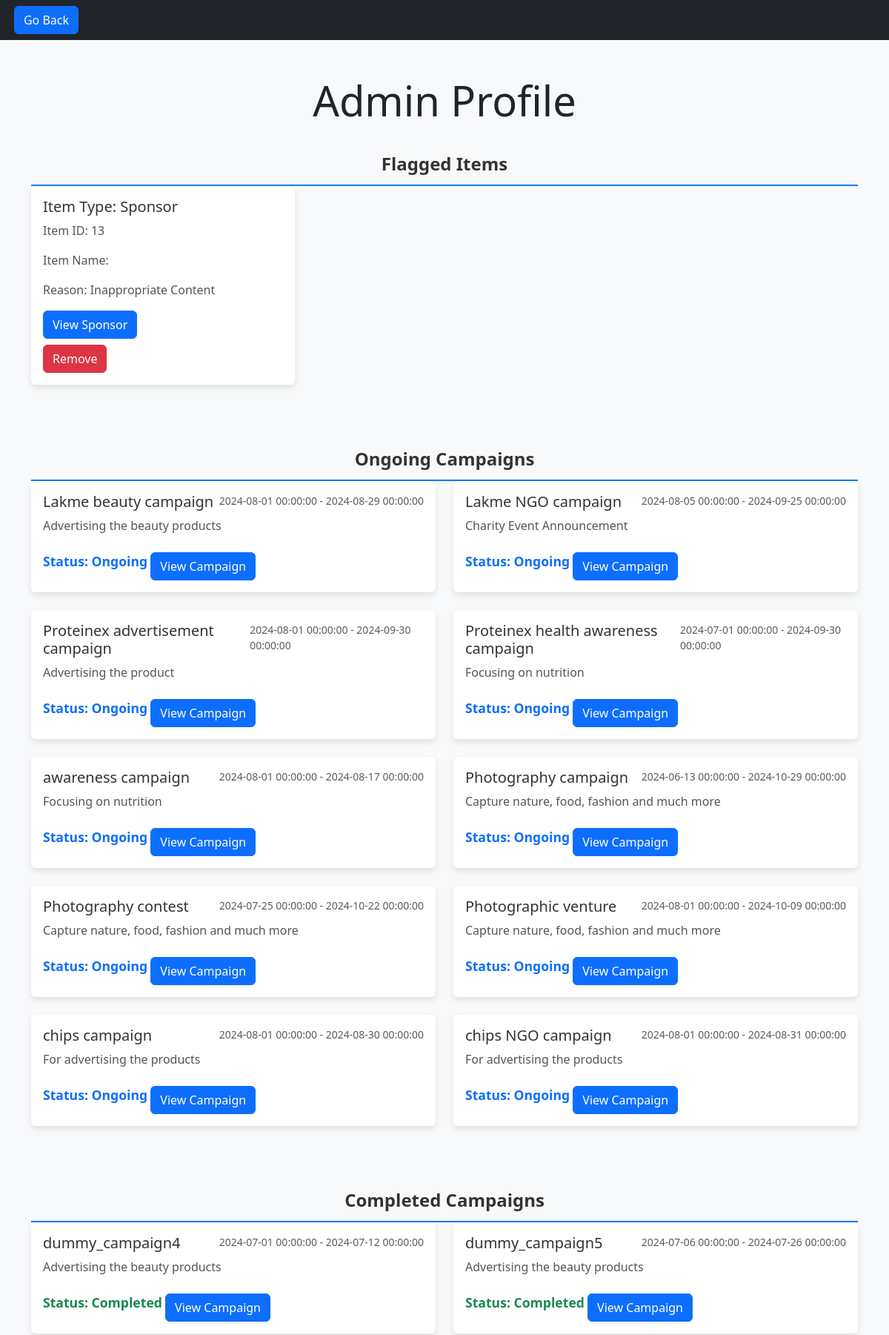
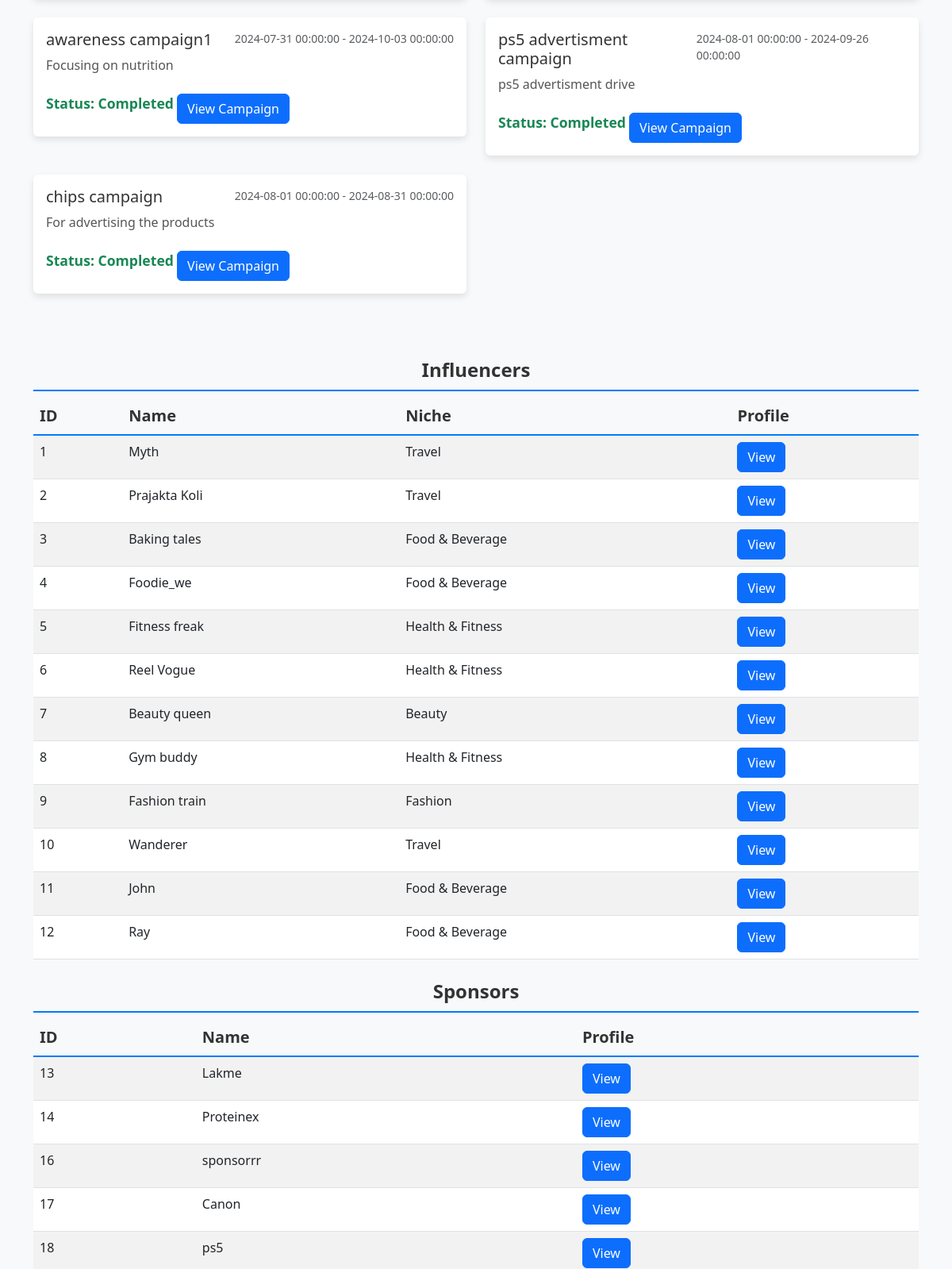
Screenshot of /admin_profile (signed in, upper part) with the database file from the repository (2 pictures, top to bottom).
### models.py (models this page shows, shortened)
class Flag(db.Model):
    __tablename__ = 'flag'
    id = db.Column(db.Integer, primary_key=True)
    item_type = db.Column(db.String(50), nullable=False)  # e.g., 'Influencer', 'Sponsor', 'Campaign'
    item_id = db.Column(db.Integer, nullable=False)
    reason = db.Column(db.String(255))
    timestamp = db.Column(db.DateTime, default=datetime.utcnow)

class Campaign(db.Model):
    __tablename__ = "campaign"
    id = db.Column(db.Integer, primary_key=True)
    name = db.Column(db.String(64), nullable=False)
    date_created = db.Column(db.DateTime, nullable=False, default=datetime.utcnow)
    description = db.Column(db.String(84), nullable=False)
    start_date = db.Column(db.DateTime, nullable=False)
    end_date = db.Column(db.DateTime, nullable=False)
    budget = db.Column(db.Integer, nullable=False)
    visibility = db.Column(db.String(84), nullable=False)
    goals = db.Column(db.String(84), nullable=False)
    niche = db.Column(db.String(64), nullable=False)
    user_id = db.Column(db.Integer, db.ForeignKey('user.id'), nullable=False)
    associated_influencers = db.relationship('Influencer', secondary=influencer_campaign_association,
                                             back_populates='campaigns')
    ads = db.relationship('Ad', backref='campaign', lazy=True)
    user = db.relationship('User', backref='campaigns')

class Influencer(db.Model):
    __tablename__ = "influencer"
    id = db.Column(db.Integer, primary_key=True)
    user_id = db.Column(db.Integer, db.ForeignKey('user.id'), nullable=False)
    name = db.Column(db.String(64), nullable=False)
    platform = db.Column(db.String(64), nullable=False)
    niche = db.Column(db.String(64), nullable=False)
    reach = db.Column(db.Integer, nullable=False)
    profile_picture = db.Column(db.String(128))
    campaigns = db.relationship('Campaign', secondary=influencer_campaign_association,
                                back_populates='associated_influencers')
    user = db.relationship('User', back_populates='influencers')
    ads = db.relationship('Ad', backref='influencer', lazy=True)

class User(UserMixin, db.Model):
    __tablename__ = "user"
    id = db.Column(db.Integer, primary_key=True)
    name = db.Column(db.String(150), nullable=False)
    username = db.Column(db.String(150), nullable=False)
    password = db.Column(db.String(150), nullable=False)
    role = db.Column(db.String(50), nullable=False)
    influencers = db.relationship('Influencer', back_populates='user', viewonly=True)
    @property
    def is_authenticated(self):
        return True

### main.py (the view)
@app.route('/admin_profile')
@login_required
def admin_profile():
    influencers = Influencer.query.all()
    sponsors = User.query.filter_by(role='Sponsor').all()
    campaigns = Campaign.query.all()
    ongoing_campaigns = []
    completed_campaigns = []
    flagged_items = Flag.query.all()
    for campaign in campaigns:
        ads = campaign.ads
        all_completed = all(ad.status == 'Completed' for ad in ads)
        if all_completed:
            completed_campaigns.append(campaign)
        else:
            ongoing_campaigns.append(campaign)
    return render_template('admin_profile.html',flagged_items = flagged_items, ongoing_campaigns=ongoing_campaigns, completed_campaigns=completed_campaigns, influencers=influencers, campaigns=campaigns, sponsors=sponsors)

### main.py (called while the page is built)
@login_manager.user_loader
def load_user(user_id):
    return User.query.get(int(user_id))

### templates/admin_profile.html (shortened to what this page needs)
<!DOCTYPE html>
<html lang="en">
  <head>
    <link
      href="https://cdn.jsdelivr.net/npm/bootstrap@5.3.0/dist/css/bootstrap.min.css"
      rel="stylesheet"
    />
  </head>
  <body>
    <nav class="navbar navbar-expand-lg navbar-dark bg-dark mb-4">
      <button class="btn btn-primary go-back-btn" onclick="history.back()">
        Go Back
      </button>
    </nav>
    <div class="container my-5">
      <div class="text-center mb-4">
        <h1 class="display-4">Admin Profile</h1>
      </div>
      <div class="mb-5">
        <div class="heading">Flagged Items</div>
        <div class="card-body">
          <div class="row">
            {% if flagged_items %} {% for flag in flagged_items %}
            <div class="col-md-4 mb-4">
              <div class="card">
                <div class="card-body">
                  <h5 class="card-title">Item Type: {{ flag.item_type }}</h5>
                  <p class="card-text">Item ID: {{ flag.item_id }}</p>
                  <p class="card-text">Item Name: {{ flag.item_name }}</p>
                  <p class="card-text">Reason: {{ flag.reason }}</p>
                  {% if flag.item_type == 'Influencer' %}
                  <a
                    href="{{ url_for('view_influencer', influencer_id=flag.item_id) }}"
                    class="btn btn-primary"
                    >View Influencer</a
                  >
                  {% elif flag.item_type == 'Sponsor' %}
                  <a
                    href="{{ url_for('view_sponsor', sponsor_id=flag.item_id) }}"
                    class="btn btn-primary"
                    >View Sponsor</a
                  >
                  {% elif flag.item_type == 'Campaign' %}
                  <a
                    href="{{ url_for('view_campaign', campaign_id=flag.item_id) }}"
                    class="btn btn-primary"
                    >View Campaign</a
                  >
                  {% endif %}
                  <form
                    action="{{ url_for('remove_flag', flag_id=flag.id) }}"
                    method="POST"
                    class="mt-2"
                  >
                    <button type="submit" class="btn btn-danger">Remove</button>
                  </form>
                </div>
              </div>
            </div>
            {% endfor %} {% else %}
            <p class="text-muted">No flagged items found.</p>
            {% endif %}
          </div>
        </div>
      </div>
      <div class="mb-5">
        <div class="heading">Ongoing Campaigns</div>
        <div class="card-body">
          <div class="row">
            {% for campaign in ongoing_campaigns %}
            <div class="col-md-6 mb-4">
              <div class="card">
                <div class="card-body">
                  <div class="d-flex w-100 justify-content-between">
                    <h5 class="card-title">{{ campaign.name }}</h5>
                    <small class="text-muted"
                      >{{ campaign.start_date }} - {{ campaign.end_date
                      }}</small
                    >
                  </div>
                  <p class="card-text">{{ campaign.description }}</p>
                  <small class="status text-primary">Status: Ongoing</small>
                  <a
                    href="{{ url_for('view_campaign', campaign_id=campaign.id) }}"
                    class="btn btn-primary mt-2"
                    >View Campaign</a
                  >
                </div>
              </div>
            </div>
            {% endfor %}
          </div>
        </div>
      </div>
      <div>
        <div class="heading">Completed Campaigns</div>
        <div class="card-body">
          <div class="row">
            {% for campaign in completed_campaigns %}
            <div class="col-md-6 mb-4">
              <div class="card">
                <div class="card-body">
                  <div class="d-flex w-100 justify-content-between">
                    <h5 class="card-title">{{ campaign.name }}</h5>
                    <small class="text-muted"
                      >{{ campaign.start_date }} - {{ campaign.end_date
                      }}</small
                    >
                  </div>
                  <p class="card-text">{{ campaign.description }}</p>
                  <small class="status text-success">Status: Completed</small>
                  <a
                    href="{{ url_for('view_campaign', campaign_id=campaign.id) }}"
                    class="btn btn-primary mt-2"
                    >View Campaign</a
                  >
                </div>
              </div>
            </div>
            {% endfor %}
          </div>
        </div>
      </div>
    </div>
    <div class="container">
      <h2 class="heading">Influencers</h2>
      <table class="table table-striped">
        <thead>
          <tr>
            <th>ID</th>
            <th>Name</th>
            <th>Niche</th>
            <th>Profile</th>
          </tr>
        </thead>
        <tbody>
          {% for influencer in influencers %}
          <tr>
            <td>{{ influencer.id }}</td>
            <td>{{ influencer.name }}</td>
            <td>{{ influencer.niche}}</td>
            <td>
              <a
                href="{{ url_for('view_influencer', influencer_id=influencer.id) }}"
                class="btn btn-primary"
                >View</a
              >
            </td>
          </tr>
          {% endfor %}
        </tbody>
      </table>
      <h2 class="heading">Sponsors</h2>
      <table class="table table-striped">
        <thead>
          <tr>
            <th>ID</th>
            <th>Name</th>
            <th>Profile</th>
          </tr>
        </thead>
        <tbody>
          {% for sponsor in sponsors %}
          <tr>
            <td>{{ sponsor.id }}</td>
            <td>{{ sponsor.username }}</td>
            <td>
              <a
                href="{{ url_for('view_sponsor', sponsor_id=sponsor.id) }}"
                class="btn btn-primary"
                >View</a
              >
            </td>
          </tr>
          {% endfor %}
        </tbody>
      </table>
    </div>
  </body>
</html>

### templates/admin_profile.html (style rules this page uses)
body { background-color: #f8f9fa; }
.card { border: none; box-shadow: 0 4px 8px rgba(0, 0, 0, 0.1); }
.card-title { color: #333; }
.card-text, .small { color: #555; }
.status { font-weight: bold; font-size: 1.1rem; }
.heading { font-size: 1.5rem; font-weight: bold; color: #333; text-align: center; padding: 10px 0; border-bottom: 2px solid #007bff; }
.table th, .card-header { background-color: transparent; color: #333; font-size: 1.25rem; border-bottom: 2px solid #007bff; }
.go-back-btn { margin-left: 0.5cm; }

### rows the page displays
Flag: item_type "Sponsor", item_id "13", reason "Inappropriate Content"
Campaign: name "Lakme beauty campaign", start_date "2024-08-01 00:00:00", end_date "2024-08-29 00:00:00", description "Advertising the beauty products"
Campaign: name "Lakme NGO campaign", start_date "2024-08-05 00:00:00", end_date "2024-09-25 00:00:00", description "Charity Event Announcement"
Campaign: name "Proteinex advertisement campaign", start_date "2024-08-01 00:00:00", end_date "2024-09-30 00:00:00", description "Advertising the product"
Campaign: name "Proteinex health awareness campaign", start_date "2024-07-01 00:00:00", end_date "2024-09-30 00:00:00", description "Focusing on nutrition"
Campaign: name "awareness campaign", start_date "2024-08-01 00:00:00", end_date "2024-08-17 00:00:00", description "Focusing on nutrition"
Campaign: name "Photography campaign", start_date "2024-06-13 00:00:00", end_date "2024-10-29 00:00:00", description "Capture nature, food, fashion and much more"
Campaign: name "Photography contest", start_date "2024-07-25 00:00:00", end_date "2024-10-22 00:00:00", description "Capture nature, food, fashion and much more"
Campaign: name "Photographic venture", start_date "2024-08-01 00:00:00", end_date "2024-10-09 00:00:00", description "Capture nature, food, fashion and much more"
Campaign: name "chips campaign", start_date "2024-08-01 00:00:00", end_date "2024-08-30 00:00:00", description "For advertising the products"
Campaign: name "chips NGO campaign", start_date "2024-08-01 00:00:00", end_date "2024-08-31 00:00:00", description "For advertising the products"
Campaign: name "dummy_campaign4", start_date "2024-07-01 00:00:00", end_date "2024-07-12 00:00:00", description "Advertising the beauty products"
Campaign: name "dummy_campaign5", start_date "2024-07-06 00:00:00", end_date "2024-07-26 00:00:00", description "Advertising the beauty products"
Campaign: name "awareness campaign1", start_date "2024-07-31 00:00:00", end_date "2024-10-03 00:00:00", description "Focusing on nutrition"
Campaign: name "ps5 advertisment campaign", start_date "2024-08-01 00:00:00", end_date "2024-09-26 00:00:00", description "ps5 advertisment drive"
Campaign: name "chips campaign", start_date "2024-08-01 00:00:00", end_date "2024-08-31 00:00:00", description "For advertising the products"
Influencer: id "1", name "Myth", niche "Travel"
Influencer: id "2", name "Prajakta Koli", niche "Travel"
Influencer: id "3", name "Baking tales", niche "Food & Beverage"
Influencer: id "4", name "Foodie_we", niche "Food & Beverage"
Influencer: id "5", name "Fitness freak", niche "Health & Fitness"
Influencer: id "6", name "Reel Vogue", niche "Health & Fitness"
Influencer: id "7", name "Beauty queen", niche "Beauty"
Influencer: id "8", name "Gym buddy", niche "Health & Fitness"
Influencer: id "9", name "Fashion train", niche "Fashion"
Influencer: id "10", name "Wanderer", niche "Travel"
Influencer: id "11", name "John", niche "Food & Beverage"
Influencer: id "12", name "Ray", niche "Food & Beverage"
User: id "13", username "Lakme"
User: id "14", username "Proteinex"
User: id "16", username "sponsorrr"
User: id "17", username "Canon"
User: id "18", username "ps5"
